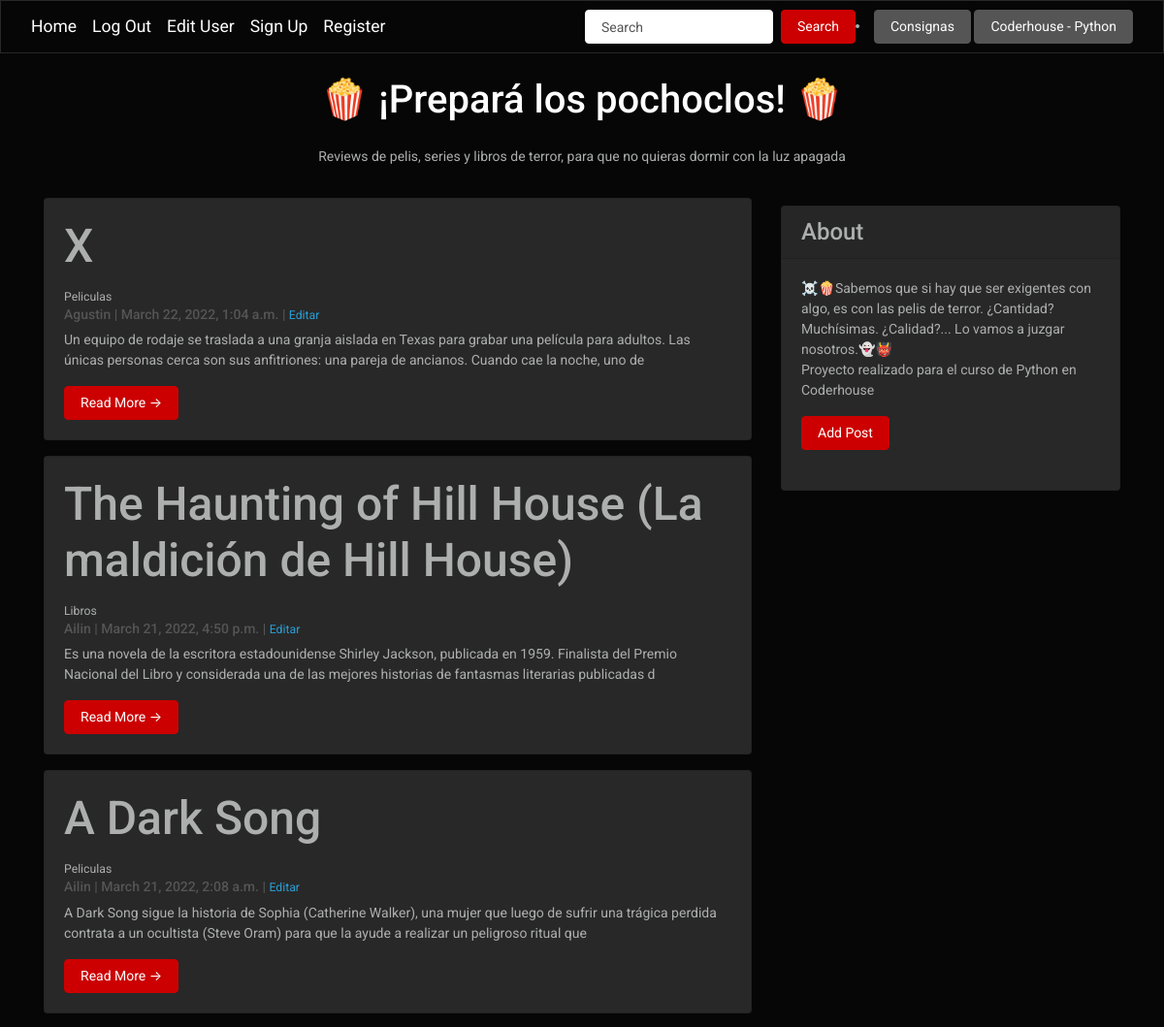
/ (upper part), run on an earlier commit of the app's database.
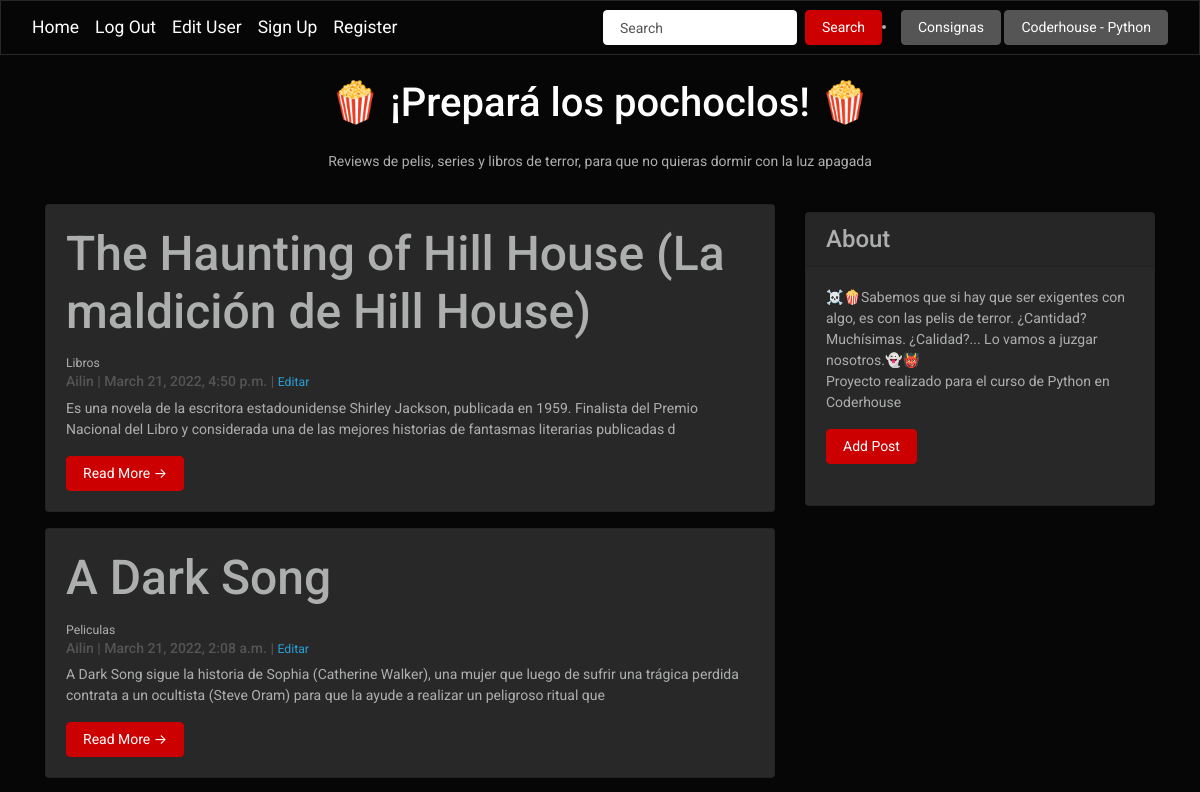
And on a later commit of the database.
### App/models.py (models this page shows, shortened)
class Post(models.Model):
  title = models.CharField(max_length = 200, unique = True)
  slug = models.SlugField(max_length = 200, unique = True)
  author = models.ForeignKey(User, on_delete = models.CASCADE, related_name='blog_posts') #para que si se elimina un autor, elimine todos los posts del autor
  created_on = models.DateTimeField(auto_now_add = True) #día actual
  updated_on = models.DateTimeField(auto_now = True) #el día que se modificó
  content = models.TextField()
  status = models.IntegerField(choices = STATUS, default = 0)
  category = models.CharField(max_length = 200, default = 'Sin categorizar')
  class Meta:
    ordering = ['-created_on']

### App/views.py (the view)
# urls.py: path('', views.PostList.as_view(), name='home'),
class PostList(generic.ListView):
  queryset = Post.objects.filter(status=1).order_by('-created_on')
  template_name = 'index.html' #para que solo los posts en estado "publicado" cean

### App/templates/index.html (shortened to what this page needs)
{% extends "base.html" %}
{% block content %}
<header class="masthead">
  <div class="container">
    <div class="row">
      <div class=" col-md-8 col-md-10 mx-auto">
        <div class="site-heading">
          <h3 class=" site-heading my-4 mt-3 text-black"> <center>🍿 ¡Prepará los pochoclos! 🍿 </center> </h3>
          <p class="text-dark"> <center> Reviews de pelis, series y libros de terror, para que no quieras dormir con la luz apagada </center> </p>
        </div>
      </div>
    </div>
  </div>
</header>
<div class="container">
  <div class="row">
    <div class="col-md-8 mt-3 left">
      {% for post in post_list %}
      <div class="shadow-none card mb-3">
        <div class="card-body">
          <h2 class="card-title">{{ post.title }}</h2> <small>{{post.category}} </small>
          <p class="card-text text-muted h6">{{ post.author }} | {{ post.created_on}} | <small> <a href="{% url 'update_post' post.slug  %}"> Editar </a> </small> </p>
          <p class="card-text">{{post.content|slice:":200"}}</p>
          <a href="{% url 'post_detail' post.slug  %}" class="btn btn-danger">Read More &rarr;</a>
        </div>
      </div>
      {% endfor %}
    </div>
    {% block sidebar %}
    {% include 'sidebar.html' %}
    {% endblock sidebar %}
  </div>
</div>
{%endblock%}

What changed in the data, as far as the page shows it:
removed Post: title "X", category "Peliculas", author "Agustin", created_on "March 22, 2022, 1:04 a.m.", content "Un equipo de rodaje se traslada a una granja aislada en Texas para grabar una película para adultos. Las únicas personas cerca son sus anfitriones: una pareja de ancianos. Cuando cae la noche, uno de"
